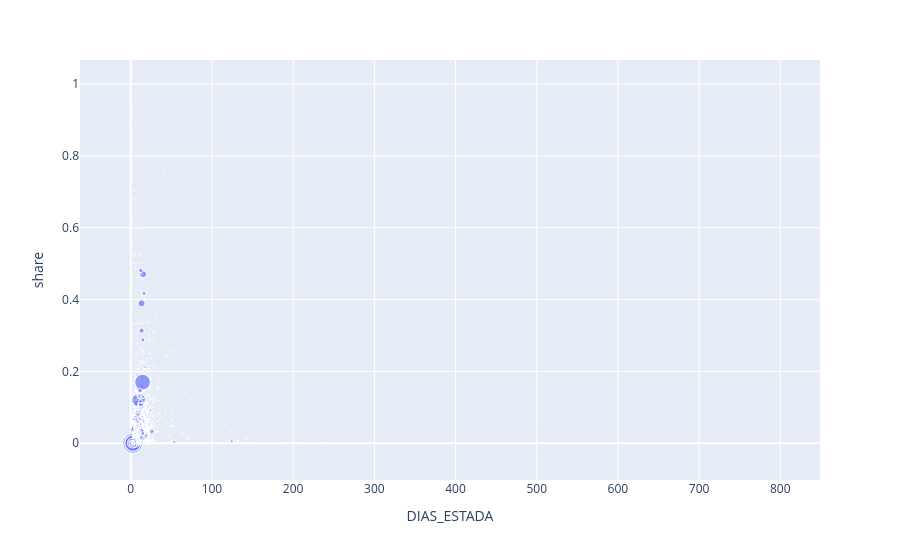

Notebook code cell kept with this figure:
### Code cell
right = df.groupby(["DIAG1", "CONDICION_EGRESO"]).agg({"MRUN": "count"})
right["share"] = right.groupby(level=[0])["MRUN"].apply(lambda x: x/x.sum()).values
right = right.reset_index()
right = right.query("CONDICION_EGRESO == 2")

tmp = pd.merge(left, right, left_on="DIAG1", right_on="DIAG1", how="left")
tmp["share"] = tmp["share"].fillna(0)

tmp = pd.merge(tmp, tres, on="DIAG1")

px.scatter(tmp, x="DIAS_ESTADA", y="share", size="CANTIDAD")

### Figure 1 — Plotly figure (JSON) as saved in the notebook; plotly's stock layout.template omitted (floating-point values rounded to 4 significant figures; data arrays with more than 128 entries replaced by an {"elided": "..."} marker saying what was removed)
{"data": [{"hovertemplate": "DIAS_ESTADA=%{x}<br>share=%{y}<br>CANTIDAD=%{marker.size}<extra></extra>", "legendgroup": "", "marker": {"color": "#636efa", "size": {"elided": "7625 int values"}, "sizemode": "area", "sizeref": 198.7, "symbol": "circle"}, "mode": "markers", "name": "", "showlegend": false, "type": "scattergl", "x": {"elided": "7625 float values"}, "xaxis": "x", "y": {"elided": "7625 float values"}, "yaxis": "y"}], "layout": {"legend": {"itemsizing": "constant", "tracegroupgap": 0}, "margin": {"t": 60}, "xaxis": {"anchor": "y", "domain": [0, 1], "title": {"text": "DIAS_ESTADA"}}, "yaxis": {"anchor": "x", "domain": [0, 1], "title": {"text": "share"}}}}
